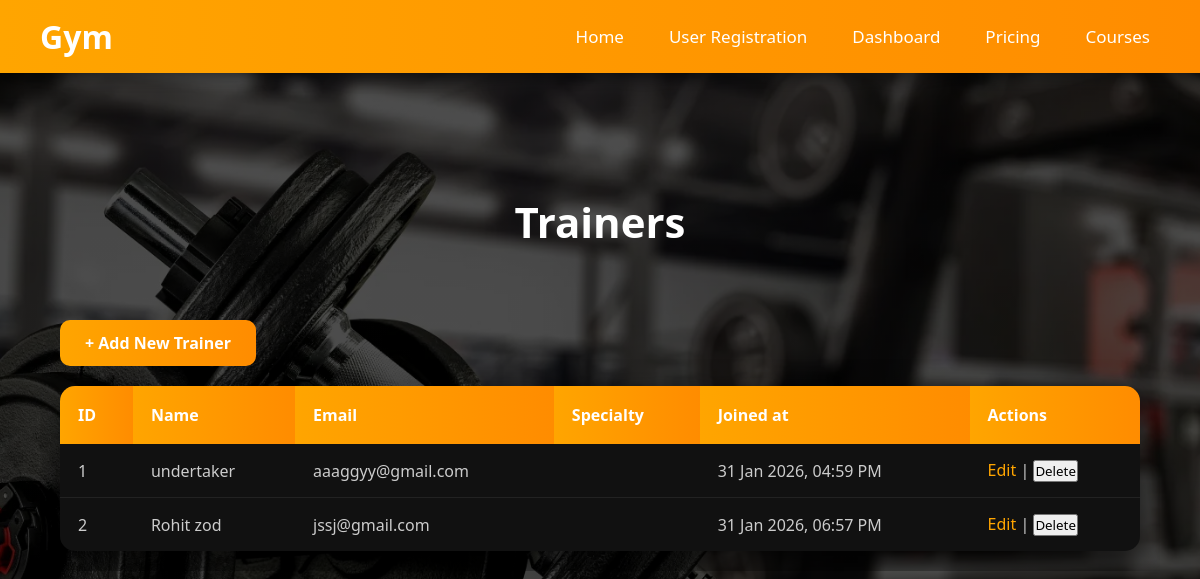
The app's page /trainer.php with its own data.
### tables this page shows
CREATE TABLE `trainers` (
  `id` int(11) NOT NULL AUTO_INCREMENT,
  `full_name` varchar(100) NOT NULL,
  `email` varchar(100) NOT NULL,
  `password` varchar(255) NOT NULL,
  `specialty` varchar(100) DEFAULT NULL,
  `created_at` timestamp NOT NULL DEFAULT current_timestamp(),
  PRIMARY KEY (`id`),
  UNIQUE KEY `email` (`email`)
);

### public/trainer.php (the view, shortened to what this page needs)
<?php
require "../config/db.php";
$stmt = $pdo->query("SELECT * FROM trainers");
$trainers = $stmt->fetchAll(PDO::FETCH_ASSOC);
?>
<!DOCTYPE html>
<html lang="en">
<head>
    <link rel="stylesheet" href="../assets/style.css">
</head>
<body>
<nav class="navbar">
    <div class="navdiv">
        <div class="logo"><a href="index.php">Gym</a></div>
        <ul>
            <li><a href="index.php">Home</a></li>
            <li><a href="registration.php">User Registration</a></li>
            <li><a href="dashboard.php">Dashboard</a></li>
            <li><a href="pricing.php">Pricing</a></li>
            <li><a href="courses.php">Courses</a></li>
        </ul>
    </div>
</nav>
<div class="main-content">
    <h1 class="page-title">Trainers</h1>
    <div class="table-container">
        <a href="registration.php" class="add-btn">+ Add New Trainer</a>
        <?php if (count($trainers) > 0): ?>
        <table>
            <thead>
                <tr>
                    <th>ID</th>
                    <th>Name</th>
                    <th>Email</th>
                    <th>Specialty</th>
                    <th>Joined at</th>
                    <th>Actions</th>
                </tr>
            </thead>
            <tbody>
                <?php foreach ($trainers as $t): ?>
                <tr>
                    <td><?= $t['id'] ?></td>
                    <td><?= htmlspecialchars($t['full_name']) ?></td>
                    <td><?= htmlspecialchars($t['email']) ?></td>
                    <td><?= htmlspecialchars($t['specialty']) ?></td>
                    <td>
                        <?= $t['created_at']
                            ? date("d M Y, h:i A", strtotime($t['created_at']))
                            : "—"
                        ?>
                    </td>
                    <td>
                        <a href="edit_trainer.php?id=<?= $t['id'] ?>">Edit</a> |
                        <form action="delete_trainer.php" method="post" style="display:inline;"
                            onsubmit="return confirm('Delete this member?');">
                            <button type="submit">Delete</button>
                        </form>
                    </td>
                </tr>
                <?php endforeach; ?>
            </tbody>
        </table>
        <?php else: ?>
        <div class="no-data">No trainers found. Click "Add New Trainer" to get started.</div>
        <?php endif; ?>
    </div>
</div>
</body>
</html>

### assets/style.css (style rules this page uses)
* { margin: 0; padding: 0; box-sizing: border-box; font-family: "Segoe UI", Tahoma, Geneva, Verdana, sans-serif; }
body { background: linear-gradient(rgba(0,0,0,0.7), rgba(0,0,0,0.7)), url("../imgs/gym.jpeg") no-repeat center center / cover; color: white; min-height: 100vh; }
.navbar { background: linear-gradient(to right, orange, darkorange); padding: 15px 40px; box-shadow: 0 4px 15px rgba(0,0,0,0.5); }
.navdiv { display: flex; justify-content: space-between; align-items: center; }
.logo a { color: white; font-size: 32px; font-weight: 800; text-decoration: none; }
.navdiv ul { list-style: none; display: flex; gap: 25px; }
.navdiv ul li a { color: white; text-decoration: none; font-size: 17px; padding: 6px 10px; border-radius: 6px; transition: 0.3s; }
.main-content { min-height: 100vh; padding: 120px 40px 60px; background: transparent; }
.page-title { text-align: center; font-size: 42px; margin-bottom: 50px; }

### public/trainer.php (style rules this page uses)
.table-container { max-width: 1200px; margin: 0 auto; padding: 20px; overflow-x: auto; }
table { width: 100%; background: #111; border-collapse: collapse; border-radius: 15px; overflow: hidden; box-shadow: 0 15px 35px rgba(0,0,0,0.7); }
table th { background: linear-gradient(to right, orange, darkorange); color: white; padding: 18px; text-align: left; font-size: 16px; font-weight: 600; }
table td { padding: 15px 18px; border-bottom: 1px solid #222; color: #ccc; }
table tr:last-child td { border-bottom: none; }
table td a { color: orange; text-decoration: none; font-weight: 500; transition: 0.3s; }
.add-btn { display: inline-block; background: linear-gradient(to right, orange, darkorange); color: white; padding: 12px 25px; border-radius: 10px; text-decoration: none; font-weight: bold; margin-bottom: 20px; transition: 0.3s; }

### records on screen
trainers: id "1", full_name "undertaker", email "aaaggyy@gmail.com", created_at "31 Jan 2026, 04:59 PM"
trainers: id "2", full_name "Rohit zod", email "jssj@gmail.com", created_at "31 Jan 2026, 06:57 PM"
